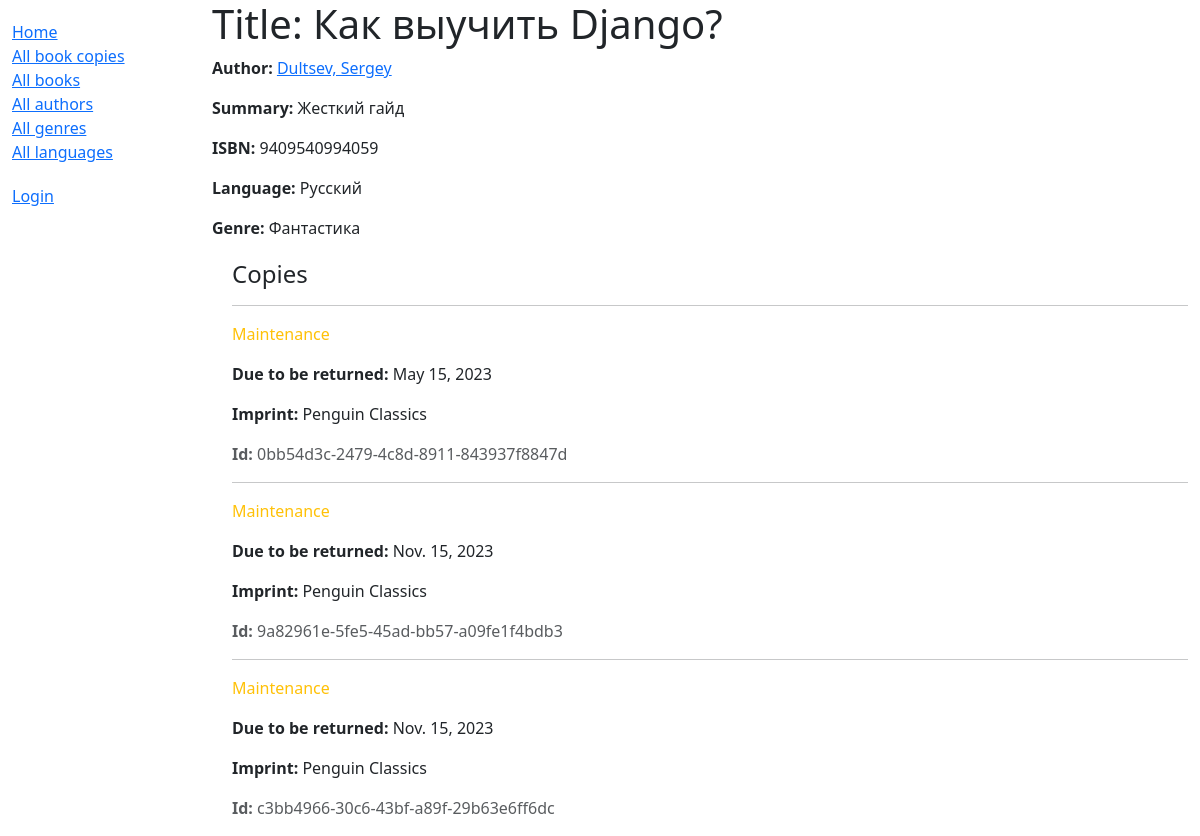
/catalog/book/2, run on the app's committed database.
### catalog/models.py (models this page shows, shortened)
class Book(models.Model):
    title = models.CharField(max_length=200)
    author = models.ForeignKey('Author', on_delete=models.RESTRICT, null=True)
    summary = models.TextField(
        max_length=1000, help_text="Enter a brief description of the book")
    isbn = models.CharField('ISBN', max_length=13,
                            unique=True,
                            help_text='13 Character <a href="https://www.isbn-international.org/content/what-isbn'
                                      '">ISBN number</a>')
    genre = models.ManyToManyField(
        Genre, help_text="Select a genre for this book")
    language = models.ForeignKey(
        'Language', on_delete=models.SET_NULL, null=True)
    class Meta:
        ordering = ['title', 'author']
    """Метод для отображения жанров книги в админке"""
    def display_genre(self):
        return ', '.join([genre.name for genre in self.genre.all()[:3]])
    display_genre.short_description = 'Genre'
    """Метод для получения абсолютного URL для детальной страницы книги"""

class Author(models.Model):
    first_name = models.CharField(max_length=100)
    last_name = models.CharField(max_length=100)
    date_of_birth = models.DateField(null=True, blank=True)
    date_of_death = models.DateField('died', null=True, blank=True)
    class Meta:
        ordering = ['last_name', 'first_name']
    """Метод для получения абсолютного URL для детальной страницы автора"""
    def __str__(self):
        return f'{self.last_name}, {self.first_name}'

class Language(models.Model):
    name = models.CharField(max_length=200,
                            unique=True,
                            help_text="Enter the book's natural language (e.g. English, French, Japanese etc.)")
    """Метод для получения абсолютного URL для детальной страницы языка"""
    def __str__(self):
        return self.name

class Genre(models.Model):
    name = models.CharField(
        max_length=200,
        unique=True,
        help_text="Enter a book genre (e.g. Science Fiction, French Poetry etc.)"
    )
    """Метод для получения абсолютного URL для детальной страницы жанра"""
    def __str__(self):
        return self.name

class BookInstance(models.Model):
    id = models.UUIDField(primary_key=True, default=uuid.uuid4,
                          help_text="Unique ID for this particular book across whole library")
    book = models.ForeignKey('Book', on_delete=models.RESTRICT, null=True)
    imprint = models.CharField(max_length=200)
    due_back = models.DateField(null=True, blank=True)
    borrower = models.ForeignKey(
        settings.AUTH_USER_MODEL, on_delete=models.SET_NULL, null=True, blank=True)
    """Свойство для проверки, просрочена ли книга"""
    """Варианты статусов экземпляра книги"""
    LOAN_STATUS = (
        ('d', 'Maintenance'),
        ('o', 'On loan'),
        ('a', 'Available'),
        ('r', 'Reserved'),
    )
    status = models.CharField(
        max_length=1,
        choices=LOAN_STATUS,
        blank=True,
        default='d',
        help_text='Book availability')
    class Meta:
        ordering = ['due_back']
        permissions = (("can_mark_returned", "Set book as returned"),)
    """Метод для получения абсолютного URL для детальной страницы экземпляра книги"""

### catalog/views.py (the view)
# urls.py: path('book/<int:pk>', views.BookDetailView.as_view(), name='book-detail'),
class BookDetailView(generic.DetailView):
    model = Book

### catalog/templates/catalog/book_detail.html
{% extends "base_generic.html" %}
{% block content %}
  <h1>Title: {{ book.title }}</h1>
  <p><strong>Author:</strong> <a href="">{{ book.author }}</a></p>
  <p><strong>Summary:</strong> {{ book.summary }}</p>
  <p><strong>ISBN:</strong> {{ book.isbn }}</p>
  <p><strong>Language:</strong> {{ book.language }}</p>
  <p><strong>Genre:</strong> {{ book.genre.all|join:", " }}</p>
  <div style="margin-left:20px;margin-top:20px">
    <h4>Copies</h4>
    {% for copy in book.bookinstance_set.all %}
      <hr />
      <p
        class="{% if copy.status == 'a' %}text-success{% elif copy.status == 'm' %}text-danger{% else %}text-warning{% endif %}">
        {{ copy.get_status_display }}
      </p>
      {% if copy.status != 'a' %}
        <p><strong>Due to be returned:</strong> {{ copy.due_back }}</p>
      {% endif %}
      <p><strong>Imprint:</strong> {{ copy.imprint }}</p>
      <p class="text-muted"><strong>Id:</strong> {{ copy.id }}</p>
    {% endfor %}
  </div>
{% endblock %}

### data on the page
Book: author "Dultsev, Sergey", summary "Жесткий гайд", isbn "9409540994059", language "Русский", genre.all "Фантастика"
BookInstance: status "Maintenance", due_back "May 15, 2023", imprint "Penguin Classics", id "0bb54d3c-2479-4c8d-8911-843937f8847d"
BookInstance: status "Maintenance", due_back "Nov. 15, 2023", imprint "Penguin Classics", id "9a82961e-5fe5-45ad-bb57-a09fe1f4bdb3"
BookInstance: status "Maintenance", due_back "Nov. 15, 2023", imprint "Penguin Classics", id "c3bb4966-30c6-43bf-a89f-29b63e6ff6dc"
